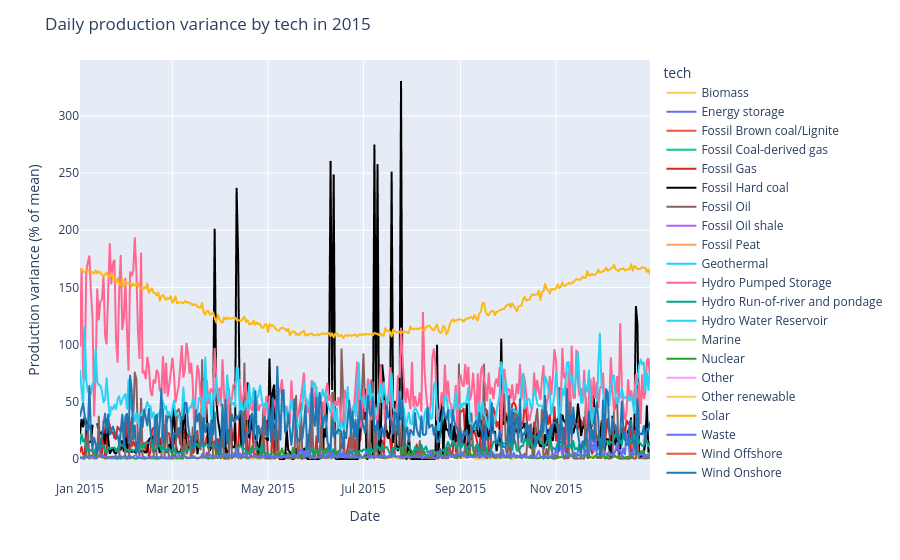

Notebook source saved alongside this figure:
### Markdown cell above
![image.png](attachment:image.png)

### Code cell
fig = px.line(
    df_m,
    x="date",
    y="cov",
    color="tech",
    markers=False,
    color_discrete_map=color_map,
    labels={
        'cov':'Production variance (% of mean)',
        'date':'Date',
    }
)
fig.update_layout(title="Daily production variance by tech in 2015")
fig.show()

### Figure 1 — Plotly figure (JSON) as saved in the notebook; plotly's stock layout.template omitted (floating-point values rounded to 4 significant figures; data arrays with more than 128 entries replaced by an {"elided": "..."} marker saying what was removed)
{"data": [{"hovertemplate": "tech=Biomass<br>Date=%{x}<br>Production variance (% of mean)=%{y}<extra></extra>", "legendgroup": "Biomass", "line": {"color": "#FECB52", "dash": "solid"}, "marker": {"symbol": "circle"}, "mode": "lines", "name": "Biomass", "showlegend": true, "type": "scattergl", "x": {"elided": "365 str values"}, "xaxis": "x", "y": {"elided": "365 float values"}, "yaxis": "y"}, {"hovertemplate": "tech=Energy storage<br>Date=%{x}<br>Production variance (% of mean)=%{y}<extra></extra>", "legendgroup": "Energy storage", "line": {"color": "#636efa", "dash": "solid"}, "marker": {"symbol": "circle"}, "mode": "lines", "name": "Energy storage", "showlegend": true, "type": "scattergl", "x": {"elided": "365 str values"}, "xaxis": "x", "y": {"elided": "365 float values"}, "yaxis": "y"}, {"hovertemplate": "tech=Fossil Brown coal/Lignite<br>Date=%{x}<br>Production variance (% of mean)=%{y}<extra></extra>", "legendgroup": "Fossil Brown coal/Lignite", "line": {"color": "#EF553B", "dash": "solid"}, "marker": {"symbol": "circle"}, "mode": "lines", "name": "Fossil Brown coal/Lignite", "showlegend": true, "type": "scattergl", "x": {"elided": "365 str values"}, "xaxis": "x", "y": {"elided": "365 float values"}, "yaxis": "y"}, {"hovertemplate": "tech=Fossil Coal-derived gas<br>Date=%{x}<br>Production variance (% of mean)=%{y}<extra></extra>", "legendgroup": "Fossil Coal-derived gas", "line": {"color": "#00cc96", "dash": "solid"}, "marker": {"symbol": "circle"}, "mode": "lines", "name": "Fossil Coal-derived gas", "showlegend": true, "type": "scattergl", "x": {"elided": "365 str values"}, "xaxis": "x", "y": {"elided": "365 float values"}, "yaxis": "y"}, {"hovertemplate": "tech=Fossil Gas<br>Date=%{x}<br>Production variance (% of mean)=%{y}<extra></extra>", "legendgroup": "Fossil Gas", "line": {"color": "#d62728", "dash": "solid"}, "marker": {"symbol": "circle"}, "mode": "lines", "name": "Fossil Gas", "showlegend": true, "type": "scattergl", "x": {"elided": "365 str values"}, "xaxis": "x", "y": {"elided": "365 float values"}, "yaxis": "y"}, {"hovertemplate": "tech=Fossil Hard coal<br>Date=%{x}<br>Production variance (% of mean)=%{y}<extra></extra>", "legendgroup": "Fossil Hard coal", "line": {"color": "#000000", "dash": "solid"}, "marker": {"symbol": "circle"}, "mode": "lines", "name": "Fossil Hard coal", "showlegend": true, "type": "scattergl", "x": {"elided": "365 str values"}, "xaxis": "x", "y": {"elided": "365 float values"}, "yaxis": "y"}, {"hovertemplate": "tech=Fossil Oil<br>Date=%{x}<br>Production variance (% of mean)=%{y}<extra></extra>", "legendgroup": "Fossil Oil", "line": {"color": "#896060", "dash": "solid"}, "marker": {"symbol": "circle"}, "mode": "lines", "name": "Fossil Oil", "showlegend": true, "type": "scattergl", "x": {"elided": "365 str values"}, "xaxis": "x", "y": {"elided": "365 float values"}, "yaxis": "y"}, {"hovertemplate": "tech=Fossil Oil shale<br>Date=%{x}<br>Production variance (% of mean)=%{y}<extra></extra>", "legendgroup": "Fossil Oil shale", "line": {"color": "#ab63fa", "dash": "solid"}, "marker": {"symbol": "circle"}, "mode": "lines", "name": "Fossil Oil shale", "showlegend": true, "type": "scattergl", "x": {"elided": "365 str values"}, "xaxis": "x", "y": {"elided": "365 float values"}, "yaxis": "y"}, {"hovertemplate": "tech=Fossil Peat<br>Date=%{x}<br>Production variance (% of mean)=%{y}<extra></extra>", "legendgroup": "Fossil Peat", "line": {"color": "#FFA15A", "dash": "solid"}, "marker": {"symbol": "circle"}, "mode": "lines", "name": "Fossil Peat", "showlegend": true, "type": "scattergl", "x": {"elided": "365 str values"}, "xaxis": "x", "y": {"elided": "365 float values"}, "yaxis": "y"}, {"hovertemplate": "tech=Geothermal<br>Date=%{x}<br>Production variance (% of mean)=%{y}<extra></extra>", "legendgroup": "Geothermal", "line": {"color": "#19d3f3", "dash": "solid"}, "marker": {"symbol": "circle"}, "mode": "lines", "name": "Geothermal", "showlegend": true, "type": "scattergl", "x": {"elided": "365 str values"}, "xaxis": "x", "y": {"elided": "365 float values"}, "yaxis": "y"}, {"hovertemplate": "tech=Hydro Pumped Storage<br>Date=%{x}<br>Production variance (% of mean)=%{y}<extra></extra>", "legendgroup": "Hydro Pumped Storage", "line": {"color": "#FF6692", "dash": "solid"}, "marker": {"symbol": "circle"}, "mode": "lines", "name": "Hydro Pumped Storage", "showlegend": true, "type": "scattergl", "x": {"elided": "365 str values"}, "xaxis": "x", "y": {"elided": "365 float values"}, "yaxis": "y"}, {"hovertemplate": "tech=Hydro Run-of-river and pondage<br>Date=%{x}<br>Production variance (% of mean)=%{y}<extra></extra>", "legendgroup": "Hydro Run-of-river and pondage", "line": {"color": "#00a58c", "dash": "solid"}, "marker": {"symbol": "circle"}, "mode": "lines", "name": "Hydro Run-of-river and pondage", "showlegend": true, "type": "scattergl", "x": {"elided": "365 str values"}, "xaxis": "x", "y": {"elided": "365 float values"}, "yaxis": "y"}, {"hovertemplate": "tech=Hydro Water Reservoir<br>Date=%{x}<br>Production variance (% of mean)=%{y}<extra></extra>", "legendgroup": "Hydro Water Reservoir", "line": {"color": "#28d3f5", "dash": "solid"}, "marker": {"symbol": "circle"}, "mode": "lines", "name": "Hydro Water Reservoir", "showlegend": true, "type": "scattergl", "x": {"elided": "365 str values"}, "xaxis": "x", "y": {"elided": "365 float values"}, "yaxis": "y"}, {"hovertemplate": "tech=Marine<br>Date=%{x}<br>Production variance (% of mean)=%{y}<extra></extra>", "legendgroup": "Marine", "line": {"color": "#B6E880", "dash": "solid"}, "marker": {"symbol": "circle"}, "mode": "lines", "name": "Marine", "showlegend": true, "type": "scattergl", "x": {"elided": "365 str values"}, "xaxis": "x", "y": {"elided": "365 float values"}, "yaxis": "y"}, {"hovertemplate": "tech=Nuclear<br>Date=%{x}<br>Production variance (% of mean)=%{y}<extra></extra>", "legendgroup": "Nuclear", "line": {"color": "#2ca02c", "dash": "solid"}, "marker": {"symbol": "circle"}, "mode": "lines", "name": "Nuclear", "showlegend": true, "type": "scattergl", "x": {"elided": "365 str values"}, "xaxis": "x", "y": {"elided": "365 float values"}, "yaxis": "y"}, {"hovertemplate": "tech=Other<br>Date=%{x}<br>Production variance (% of mean)=%{y}<extra></extra>", "legendgroup": "Other", "line": {"color": "#FF97FF", "dash": "solid"}, "marker": {"symbol": "circle"}, "mode": "lines", "name": "Other", "showlegend": true, "type": "scattergl", "x": {"elided": "365 str values"}, "xaxis": "x", "y": {"elided": "365 float values"}, "yaxis": "y"}, {"hovertemplate": "tech=Other renewable<br>Date=%{x}<br>Production variance (% of mean)=%{y}<extra></extra>", "legendgroup": "Other renewable", "line": {"color": "#FECB52", "dash": "solid"}, "marker": {"symbol": "circle"}, "mode": "lines", "name": "Other renewable", "showlegend": true, "type": "scattergl", "x": {"elided": "365 str values"}, "xaxis": "x", "y": {"elided": "365 float values"}, "yaxis": "y"}, {"hovertemplate": "tech=Solar<br>Date=%{x}<br>Production variance (% of mean)=%{y}<extra></extra>", "legendgroup": "Solar", "line": {"color": "#FDB813", "dash": "solid"}, "marker": {"symbol": "circle"}, "mode": "lines", "name": "Solar", "showlegend": true, "type": "scattergl", "x": {"elided": "365 str values"}, "xaxis": "x", "y": {"elided": "365 float values"}, "yaxis": "y"}, {"hovertemplate": "tech=Waste<br>Date=%{x}<br>Production variance (% of mean)=%{y}<extra></extra>", "legendgroup": "Waste", "line": {"color": "#636efa", "dash": "solid"}, "marker": {"symbol": "circle"}, "mode": "lines", "name": "Waste", "showlegend": true, "type": "scattergl", "x": {"elided": "365 str values"}, "xaxis": "x", "y": {"elided": "365 float values"}, "yaxis": "y"}, {"hovertemplate": "tech=Wind Offshore<br>Date=%{x}<br>Production variance (% of mean)=%{y}<extra></extra>", "legendgroup": "Wind Offshore", "line": {"color": "#EF553B", "dash": "solid"}, "marker": {"symbol": "circle"}, "mode": "lines", "name": "Wind Offshore", "showlegend": true, "type": "scattergl", "x": {"elided": "365 str values"}, "xaxis": "x", "y": {"elided": "365 float values"}, "yaxis": "y"}, {"hovertemplate": "tech=Wind Onshore<br>Date=%{x}<br>Production variance (% of mean)=%{y}<extra></extra>", "legendgroup": "Wind Onshore", "line": {"color": "#1f77b4", "dash": "solid"}, "marker": {"symbol": "circle"}, "mode": "lines", "name": "Wind Onshore", "showlegend": true, "type": "scattergl", "x": {"elided": "365 str values"}, "xaxis": "x", "y": {"elided": "365 float values"}, "yaxis": "y"}], "layout": {"legend": {"title": {"text": "tech"}, "tracegroupgap": 0}, "margin": {"t": 60}, "title": {"text": "Daily production variance by tech in 2015"}, "xaxis": {"anchor": "y", "domain": [0, 1], "title": {"text": "Date"}}, "yaxis": {"anchor": "x", "domain": [0, 1], "title": {"text": "Production variance (% of mean)"}}}}
